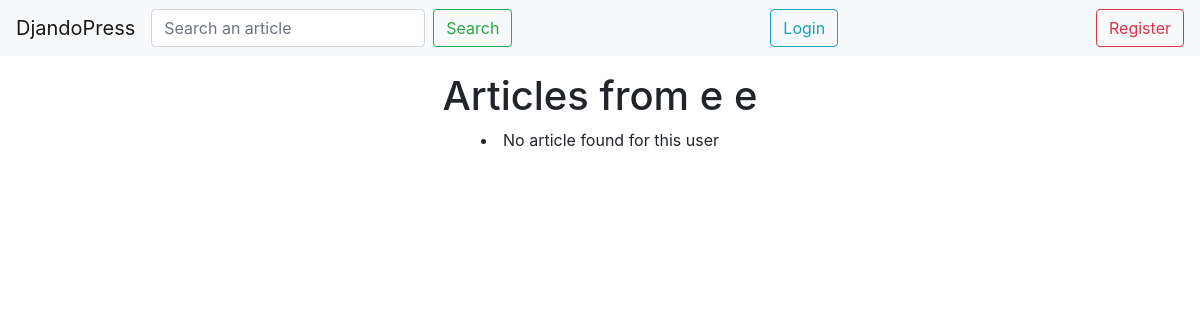
The page /fr/profile/4 on the database as committed earlier.
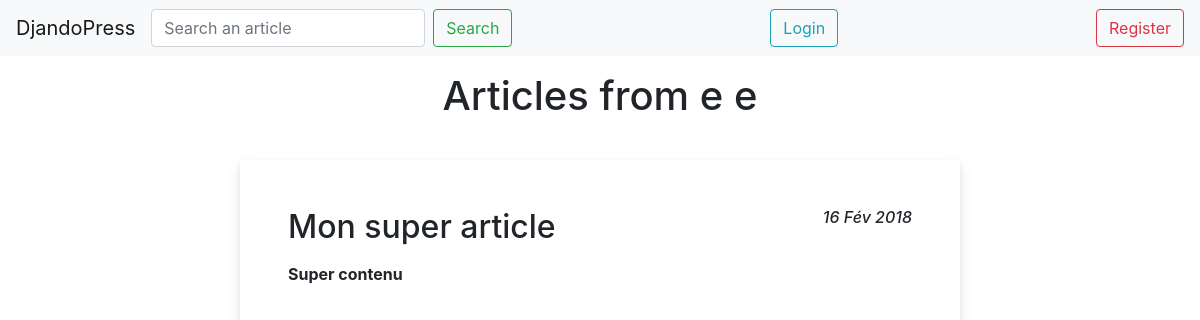
The same page on the database as committed later.
### app/models.py (models this page shows, shortened)
class Article(models.Model):
    def get_path(self, filename):
        return os.path.join(str(self.id), filename)
    title = models.CharField(max_length=200,
                             default=None,
                             blank=True,
                             help_text='Title')
    content = models.TextField(default=None,
                               blank=True,
                               help_text='Content')
    image = models.ImageField(upload_to=get_path,
                              blank=True,
                              null=True)
    author = models.ForeignKey(User, on_delete=models.CASCADE)
    created_at = models.DateTimeField(auto_now_add=True)
    updated_at = models.DateTimeField(auto_now=True)

### app/views.py (the view)
# urls.py: url(_(r'profile/(?P<pk>\w+)'), ProfileView.as_view(), name='profile'),
class ProfileView(DetailView):
    model = User
    template_name = 'profile.html'
    def get_context_object_name(self, obj):
        return 'profile'
    def get_context_data(self, **kwargs):
        context = super().get_context_data(**kwargs)
        context['articles'] = Article.objects.filter(author=context['profile'])
        return context

### templates/profile.html
{% load i18n %}
{% include 'head.html' %}
<main class="profilePage">
    <h1>
        {% if profile.first_name and profile.last_name %}
            {% trans 'Articles from' %} {{ profile.first_name }} {{ profile.last_name }}
        {% else %}
            {% trans 'Articles from' %} {{ profile }}
        {% endif %}
    </h1>
    <div class="profilePageContainer">
        {% for article in articles reversed %}
            <div class="articleContainer">
                <a class="articleContent" href="{% url 'article' pk=article.pk %}">
                    <article>
                        <h2>
                            {{ article.title }}
                            <em class="articleDate">{{ article.created_at|date:"d M Y" }}</em>
                        </h2>
                        <p>
                            {{ article.content|truncatechars_html:50|safe }}
                        </p>
                    </article>
                </a>
            </div>
        {% empty %}
            <li>No article found for this user</li>
        {% endfor %}
    </div>
</main>
</body>
</html>

### templates/head.html (shortened to what this page needs)
{% load static i18n %}
<!DOCTYPE html>
<html lang="en">
<head>
    <link rel="stylesheet" href="https://maxcdn.bootstrapcdn.com/bootstrap/4.0.0/css/bootstrap.min.css">
    <link rel="stylesheet" href="{% static "styles.css" %}">
</head>
<body>
    <nav class="navbar navbar-expand-lg navbar-light bg-light">
        <a class="navbar-brand" href="{% url 'index' %}">DjandoPress</a>
        <div class="collapse navbar-collapse justify-content-between" id="navbar">
            <form class="form-inline" action="/search">
                <input class="form-control mr-sm-2" name="q" required type="search" placeholder="{% trans 'Search an article' %}" aria-label="{% trans 'Search' %}">
                <button class="btn btn-outline-success my-2 my-sm-0" type="submit">{% trans 'Search' %}</button>
            </form>
            {% if user.is_authenticated %}
                <div class="btn-group">
                    <button type="button" class="btn btn-success dropdown-toggle" data-toggle="dropdown" aria-haspopup="true" aria-expanded="false">
                        {{ user|capfirst }}
                    </button>
                    <div class="dropdown-menu dropdown-menu-right">
                        <a class="dropdown-item" href="{% url 'createArticle' %}">{% trans 'Create an article' %}</a>
                        <a class="dropdown-item" href="{% url 'profile' pk=user.id %}">{% trans 'My articles' %}</a>
                        <div class="dropdown-divider"></div>
                        <a href="{% url 'logout' %}" class="dropdown-item">{% trans 'Logout' %}</a>
                    </div>
                </div>
            {% else %}
                <a href="{% url 'login' %}"><button class="btn btn-outline-info">{% trans 'Login' %}</button></a>
                <a href="{% url 'register' %}"><button class="btn btn-outline-danger">{% trans 'Register' %}</button></a>
            {% endif %}
        </div>
    </nav>

### static/common/styles.css (style rules this page uses)
html, body { height:100%; }
main { display: flex; flex-direction: row; justify-content: center; }
.articleContainer { display: flex; flex-direction: column; box-shadow: 0 15px 35px 5px rgba(50,50,93,.1), 0 5px 15px rgba(0,0,0,.07); padding: 3rem; width: 75%; margin: 2rem; }
.homePageContainer, .profilePageContainer, .searchPageContainer { display: flex; flex-direction: column; width: 100%; align-items: center; }
.profilePageContainer article { width: 100%; }
.homePageContainer .articleContainer, .profilePageContainer .articleContainer, .searchPageContainer .articleContainer { width: 60%; transition: all .15s ease; box-shadow: 0 7px 14px rgba(50,50,93,.1),0 3px 6px rgba(0,0,0,.08); }
a.articleContent { color: #212529; outline: 0; text-decoration: none; }
.articleDate { float: right; font-size: 1rem; }
.homePageContainer h1, .profilePage h1, .searchPageContainer h1 { margin-top: 1rem; }
.profilePage { display: flex; flex-direction: column; align-items: center; }

Rows that differ between the two databases and show on the page:
added Article: title "Mon super article", created_at "16 Fév 2018", content "Super contenu"
Other text that changed with them:
text no longer shown: "No article found for this user"
